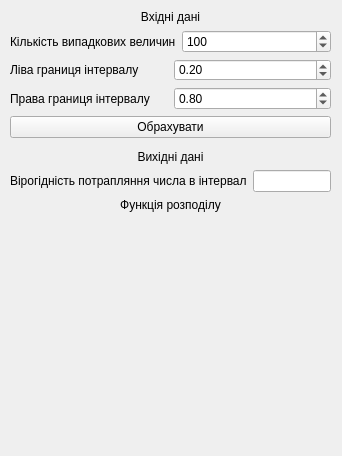
<?xml version="1.0" encoding="UTF-8"?>
<ui version="4.0">
 <class>MainWindow</class>
 <widget class="QMainWindow" name="MainWindow">
  <property name="geometry">
   <rect>
    <x>0</x>
    <y>0</y>
    <width>342</width>
    <height>456</height>
   </rect>
  </property>
  <property name="windowTitle">
   <string>MainWindow</string>
  </property>
  <widget class="QWidget" name="centralwidget">
   <widget class="QWidget" name="">
    <property name="geometry">
     <rect>
      <x>10</x>
      <y>10</y>
      <width>321</width>
      <height>128</height>
     </rect>
    </property>
    <layout class="QVBoxLayout" name="verticalLayout">
     <item>
      <widget class="QLabel" name="label_5">
       <property name="text">
        <string>&lt;html&gt;&lt;head/&gt;&lt;body&gt;&lt;p align=&quot;center&quot;&gt;Вхідні дані&lt;/p&gt;&lt;/body&gt;&lt;/html&gt;</string>
       </property>
      </widget>
     </item>
     <item>
      <layout class="QHBoxLayout" name="horizontalLayout">
       <item>
        <widget class="QLabel" name="label_3">
         <property name="text">
          <string>Кількість випадкових величин</string>
         </property>
        </widget>
       </item>
       <item>
        <widget class="QSpinBox" name="spinBox">
         <property name="maximum">
          <number>100000</number>
         </property>
         <property name="value">
          <number>100</number>
         </property>
        </widget>
       </item>
      </layout>
     </item>
     <item>
      <layout class="QHBoxLayout" name="horizontalLayout_2">
       <item>
        <widget class="QLabel" name="label">
         <property name="text">
          <string>Ліва границя інтервалу</string>
         </property>
        </widget>
       </item>
       <item>
        <widget class="QDoubleSpinBox" name="doubleSpinBox_2">
         <property name="maximum">
          <double>1.000000000000000</double>
         </property>
         <property name="singleStep">
          <double>0.100000000000000</double>
         </property>
         <property name="value">
          <double>0.200000000000000</double>
         </property>
        </widget>
       </item>
      </layout>
     </item>
     <item>
      <layout class="QHBoxLayout" name="horizontalLayout_3">
       <item>
        <widget class="QLabel" name="label_2">
         <property name="text">
          <string>Права границя інтервалу</string>
         </property>
        </widget>
       </item>
       <item>
        <widget class="QDoubleSpinBox" name="doubleSpinBox">
         <property name="maximum">
          <double>1.000000000000000</double>
         </property>
         <property name="singleStep">
          <double>0.100000000000000</double>
         </property>
         <property name="value">
          <double>0.800000000000000</double>
         </property>
        </widget>
       </item>
      </layout>
     </item>
     <item>
      <widget class="QPushButton" name="pushButton">
       <property name="text">
        <string>Обрахувати</string>
       </property>
      </widget>
     </item>
    </layout>
   </widget>
   <widget class="QWidget" name="">
    <property name="geometry">
     <rect>
      <x>10</x>
      <y>150</y>
      <width>321</width>
      <height>62</height>
     </rect>
    </property>
    <layout class="QVBoxLayout" name="verticalLayout_2">
     <item>
      <widget class="QLabel" name="label_6">
       <property name="text">
        <string>&lt;html&gt;&lt;head/&gt;&lt;body&gt;&lt;p align=&quot;center&quot;&gt;Вихідні дані&lt;/p&gt;&lt;/body&gt;&lt;/html&gt;</string>
       </property>
      </widget>
     </item>
     <item>
      <layout class="QHBoxLayout" name="horizontalLayout_4">
       <item>
        <widget class="QLabel" name="label_4">
         <property name="text">
          <string>Вірогідність потрапляння числа в інтервал</string>
         </property>
        </widget>
       </item>
       <item>
        <widget class="QLineEdit" name="lineEdit"/>
       </item>
      </layout>
     </item>
     <item>
      <widget class="QLabel" name="label_7">
       <property name="text">
        <string>&lt;html&gt;&lt;head/&gt;&lt;body&gt;&lt;p align=&quot;center&quot;&gt;Функція розподілу&lt;/p&gt;&lt;/body&gt;&lt;/html&gt;</string>
       </property>
      </widget>
     </item>
    </layout>
   </widget>
  </widget>
 </widget>
 <resources/>
 <connections/>
</ui>
